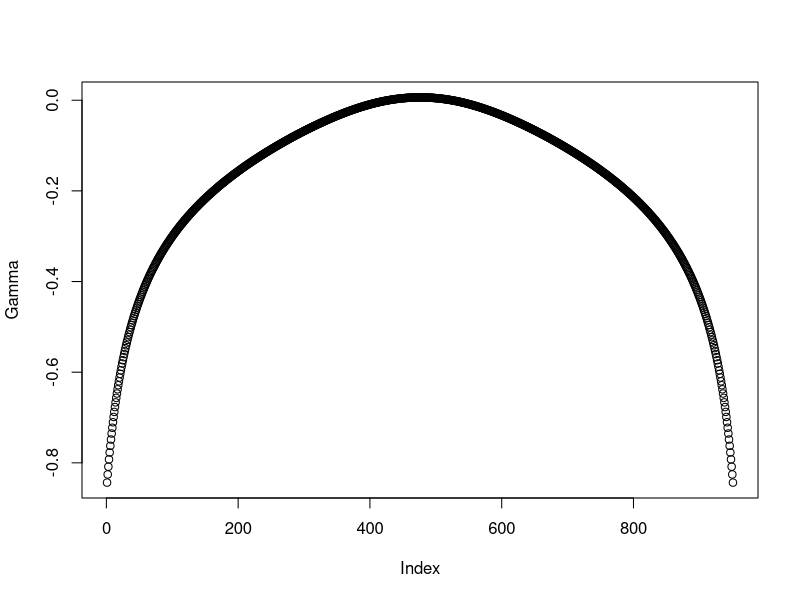
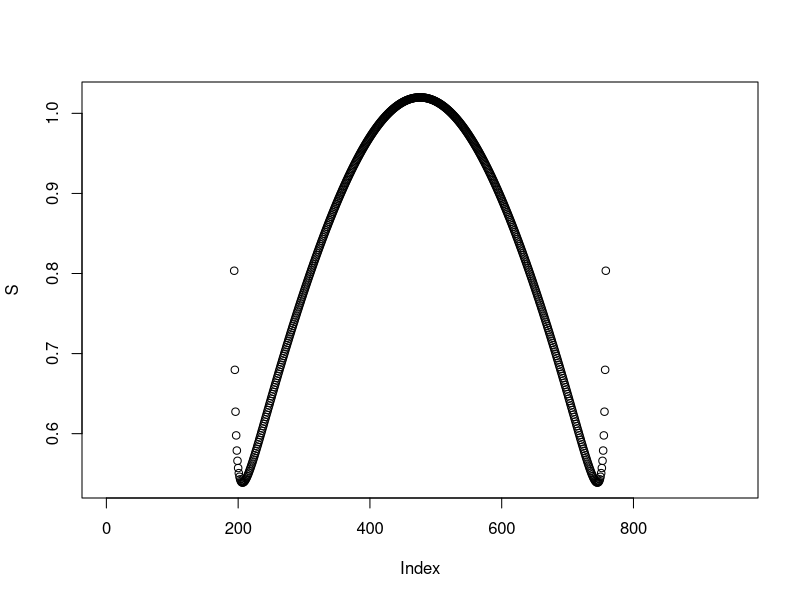

R code for these plots, in order:
k = 3
d = 100
b = 3.05
n = 1000
n0 = 25
n1 = n-n0



y = matrix(rnorm(d*n),n,d)
y.dist = as.matrix(dist(y))
diag(y.dist) = max(y.dist)+100

An = matrix(0,n,k)
for (i in 1:n){
  An[i,] = (sort(y.dist[i,], index.return=T)$ix)[1:k]
}

temp = table(An)
id = as.numeric(row.names(temp))
deg = rep(0,n)
deg[id] = temp
mix = 0
Mix = 0
for (i in 1:n){
  for (j in 1:k){
    Mix = Mix + deg[i]*deg[An[i,j]]
    mix = mix + deg[i]*(deg[An[i,j]]-1)
  }
}
cn = sum((deg-k)^2)/n/k
count = 0
double = rep(0,n)
for (i in 1:n){
  ids = An[i,]
  double[i] = length(which(An[ids,]==i))
  count = count + length(which(An[ids,]==i))
}


R2 = (cn + k)*n*k
c_t = rep(0,n1-n0+1)
E3 = rep(0,n1-n0+1)
E3hao = rep(0,n1-n0+1)
E = rep(0,n1-n0+1)
r1 = rep(0,n1-n0+1)
r2 = rep(0,n1-n0+1)
r3 = rep(0,n1-n0+1)
r4 = rep(0,n1-n0+1)
Gammahao = rep(0,n1-n0+1)
Thetahao = rep(0,n1-n0+1)
Shao = rep(0,n1-n0+1)
Var = rep(0,n1-n0+1)
Gamma = rep(0,n1-n0+1)
Theta = rep(0,n1-n0+1)
S = rep(0,n1-n0+1)
N = rep(0,23)
P = matrix(0,23,n1-n0+1)
N[1] = n*k
N[2] = 3*count
N[3] = 6*n*k^2 - 6*count
N[4] = 3*n*k*(k-1)
N[5] = 3*R2 - 3*n*k
N[6] = 6*(k-1)*count
N[7] = 6*(sum(deg*double)-count)
for (i in 1:n){
  for (j in 1:k){
    for (m in 1:k){
      N[8] = N[8] + length(which(An[An[i,j],]==An[i,m]))
      N[9] = N[9] + length(which(An[An[An[i,j],m],]==i))
    }
  }
}
N[8] = 6*N[8]
N[9] = 2*N[9]
N[10] = 3*(n^2*k^2 - 3*n*k^2 + n*k + count - R2)
N[11] = 3*count*(n*k - 2*k) - N[7]
N[12] = n*k*(k-1)*(k-2)
N[13] = 3*n*k^2*(k-1) - N[6]
N[14] = 3*k*R2 - 3*n*k^2 - N[7]
N[15] = sum(deg^3) - 3*R2 + 2*n*k
N[16] = 6*n*k^3 - N[6] - N[7] - 2*N[2] - 3*N[9]
N[17] = 6*mix - N[7] - N[8]
N[18] = 6*n*k^2*(k-1) - N[6] - N[8]
N[19] = 6*(k-1)*(R2 - n*k) - N[8]
N[20] = 3*k^2*(k-1)*(n-3)*n - N[13] - N[19]
N[21] = 3*k*(n-3)*(R2 - n*k) - 3*N[15] - N[17]
N[22] = 6*(n-3)*k*(n*k^2 - count) - 2*N[14] - N[16] - N[17]
N[23] = n^3*k^3 - sum(N[1:22])


for (t in n0:n1){
  c_t[t-n0+1] = -((n - 1)*(2*R2*n + 4*count*n - R2*n^2 + R2*n^3 + 4*R2*t^2 - 4*count*n^2 + 8*count*t^2 + 4*k*n^2 - 4*k*n^3 + 6*k^2*n^2 + k^2*n^3 - k^2*n^4 - 8*count*n*t^2 + 8*count*n^2*t + 8*k*n*t^2 - 8*k*n^2*t + 8*k*n^3*t - 8*k*n^2*t^2 + 12*k^2*n*t^2 - 12*k^2*n^2*t + 4*k^2*n^3*t - 4*R2*n*t - 8*count*n*t - 4*k^2*n^2*t^2 + 4*R2*n*t^2 - 4*R2*n^2*t))/(2*t*(n - t)*(2*R2 + 4*count - 3*R2*n - 8*count*n + 4*k*n + 2*R2*n^2 - R2*n^3 + 4*R2*t^2 + 4*count*n^2 - 4*count*t^2 - 8*k*n^2 + 6*k^2*n + 4*k*n^3 - 5*k^2*n^2 - 2*k^2*n^3 + k^2*n^4 + 4*count*n*t^2 - 4*count*n^2*t - 4*k*n*t^2 + 4*k*n^2*t - 4*k*n^3*t + 4*k*n^2*t^2 - 12*k^2*n*t^2 + 12*k^2*n^2*t - 4*k^2*n^3*t - 4*R2*n*t + 4*count*n*t + 4*k^2*n^2*t^2 - 4*R2*n*t^2 + 4*R2*n^2*t))
  P[1,t-n0+1] = P[2,t-n0+1] = 2*t*(n-t)/n/(n-1)
  for (i in 3:7){
    P[i,t-n0+1] = t*(n-t)/n/(n-1)
  }
  P[8,t-n0+1] = P[9,t-n0+1] = 0
  P[10,t-n0+1] = P[11,t-n0+1] = 4*t*(n-t)*(t-1)*((n-t)-1)/n/(n-1)/(n-2)/(n-3)
  for (i in 12:15){
    P[i,t-n0+1] = t*(n-t)*((n-t-1)*(n-t-2) + (t-1)*(t-2))/n/(n-1)/(n-2)/(n-3)
  }
  for (i in 16:22){
    P[i,t-n0+1] = 2*t*(t-1)*(n-t)*(n-t-1)/n/(n-1)/(n-2)/(n-3)
  }
  P[23,t-n0+1] = 8*t*(t-1)*(t-2)*(n-t)*(n-t-1)*(n-t-2)/n/(n-1)/(n-2)/(n-3)/(n-4)/(n-5)
  E3[t-n0+1] = sum(N*P[,t-n0+1])
  
  r1[t-n0+1] = 2*t*(n-t)/n/(n-1)
  r2[t-n0+1] = 4*t*(t-1)*(n-t)*(n-t-1)/n/(n-1)/(n-2)/(n-3)
  r3[t-n0+1] = t*(n-t)*((t-1)*(t-2) + (n-t-1)*(n-t-2))/n/(n-1)/(n-2)/(n-3)
  r4[t-n0+1] = 8*t*(t-1)*(t-2)*(n-t)*(n-t-1)*(n-t-2)/n/(n-1)/(n-2)/(n-3)/(n-4)/(n-5)
  
  E3hao[t-n0+1] = 8*k^3*n^3*r4[t-n0+1] + 12*k^2*n^2*(r2[t-n0+1] + 3*k*(r2[t-n0+1] - 2*r4[t-n0+1])) + 
    4*k*n*(3*r2[t-n0+1] - r1[t-n0+1] + 2*r3[t-n0+1] - 4*r4[t-n0+1] + 3*k*(3*r1[t-n0+1] - 2*r2[t-n0+1] - 4*r3[t-n0+1] - 4*r4[t-n0+1]) + 8*k^2*(r3[t-n0+1] - 3*r2[t-n0+1] + 5*r4[t-n0+1])) + 
    24*count/n*(k*n^2*r4[t-n0+1] + k*n*(r1[t-n0+1] + r2[t-n0+1] - 2*r3[t-n0+1] - 4*r4[t-n0+1]) + 2*n*(2*r3[t-n0+1] - r1[t-n0+1] + 2*r4[t-n0+1])) + 
    12*(R2/n - k)*(k*n^2*(r2[t-n0+1] - 2*r4[t-n0+1]) + k*n*(2*r3[t-n0+1] - 5*r2[t-n0+1] + 8*r4[t-n0+1]) + n*(r1[t-n0+1] + r2[t-n0+1]- 2*r3[t-n0+1]-4*r4[t-n0+1])) + 
    4*(2*r3[t-n0+1] - 3*r2[t-n0+1] + 4*r4[t-n0+1])*sum(deg^3) + 
    24*(r1[t-n0+1] + r2[t-n0+1] - 2*r3[t-n0+1]-4*r4[t-n0+1])*(sum(deg*double)) + 
    24*(2*r4[t-n0+1] - r2[t-n0+1])*Mix  - 
    16*r4[t-n0+1]*(0.5*N[9] + 0.5*N[8])
  E3hao[t-n0+1] = E3hao[t-n0+1]/8
  
  
  
  E[t-n0+1] = 2*k*t*(n-t)/(n-1)
  Var[t-n0+1] = (2*t*(n - t)*(count + k*n))/(n*(n - 1)) - (4*k^2*t^2*(n - t)^2)/(n - 1)^2 + (t*(n - t)*(3*n*k^2 - 2*n*k + R2 - 2*count))/(n*(n - 1)) - (4*t*(n - t)*(t - 1)*(t - n + 1)*(k^2*n^2 - 3*k^2*n + k*n - R2 + count))/(n*(n - 1)*(n - 2)*(n - 3))
  Gamma[t-n0+1] = (E[t-n0+1]^3 + 3*E[t-n0+1]*Var[t-n0+1] - E3[t-n0+1])/((Var[t-n0+1])^1.5)
  Gammahao[t-n0+1] = (E[t-n0+1]^3 + 3*E[t-n0+1]*Var[t-n0+1] - E3hao[t-n0+1])/((Var[t-n0+1])^1.5)
  
  Theta[t-n0+1] = (-1 + (1+2*Gamma[t-n0+1]*b)^0.5)/Gamma[t-n0+1]
  S[t-n0+1] = exp(0.5*(b-Theta[t-n0+1])^2 + 1/6*Gamma[t-n0+1]*Theta[t-n0+1]^3)/((1+Gamma[t-n0+1]*Theta[t-n0+1])^0.5)
  
  Thetahao[t-n0+1] = (-1 + (1+2*Gammahao[t-n0+1]*b)^0.5)/Gammahao[t-n0+1]
  Shao[t-n0+1] = exp(0.5*(b-Thetahao[t-n0+1])^2 + 1/6*Gammahao[t-n0+1]*Thetahao[t-n0+1]^3)/((1+Gammahao[t-n0+1]*Thetahao[t-n0+1])^0.5)
  
  }
nu = function(x){
  2/x*(pnorm(x/2)-0.5)/((x/2)*pnorm(x/2)+dnorm(x/2))
}
temp = dnorm(b)*b*sum(c_t*S*nu(sqrt(2*c_t*b^2)))
integrandhao = c_t*Shao*nu(sqrt(2*c_t*b^2))
for (i in (n/2):1){
  if (is.na(integrandhao[i])) integrandhao[i] = integrandhao[i+1] - (integrandhao[i+2]-integrandhao[i+1])
  
  if (integrandhao[i]<0) integrandhao[i] = 0
}
for (i in (n/2):n){
  if (is.na(integrandhao[i])) integrandhao[i] = integrandhao[i-1] - (integrandhao[i-2]-integrandhao[i-1])
  
  if (integrandhao[i]<0) integrandhao[i] = 0
}

integrand = c_t*S*nu(sqrt(2*c_t*b^2))
for (i in (n/2):1){
  if (is.na(integrand[i])) integrand[i] = integrand[i+1] - (integrand[i+2]-integrand[i+1])
  
  if (integrand[i]<0) integrand[i] = 0
}
for (i in (n/2):n){
  if (is.na(integrand[i])) integrand[i] = integrand[i-1] - (integrand[i-2]-integrand[i-1])
  
  if (integrand[i]<0) integrand[i] = 0
}

temp = dnorm(b)*b*sum(integrand)
temphao = dnorm(b)*b*sum(integrandhao)
plot(Gamma)
plot(S)
